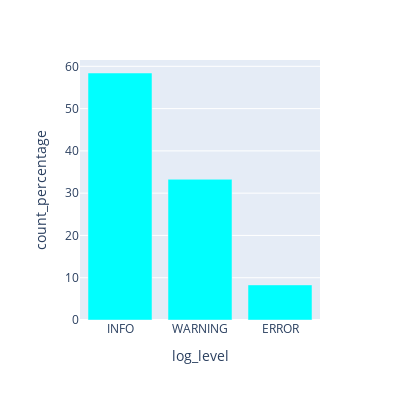

Notebook code for this chart:
### Code cell
count_percentage_plot_by_column('log_level','aqua')

### Figure 1 — Plotly figure (JSON) as saved in the notebook; plotly's stock layout.template omitted (floating-point values rounded to 4 significant figures)
{"data": [{"alignmentgroup": "True", "hovertemplate": "log_level=%{x}<br>count_percentage=%{y}<extra></extra>", "legendgroup": "", "marker": {"color": "aqua", "pattern": {"shape": ""}}, "name": "", "offsetgroup": "", "orientation": "v", "showlegend": false, "textposition": "auto", "type": "bar", "x": ["INFO", "WARNING", "ERROR"], "xaxis": "x", "y": [58.42, 33.28, 8.3], "yaxis": "y"}], "layout": {"autosize": false, "barmode": "relative", "height": 400, "legend": {"tracegroupgap": 0}, "margin": {"t": 60}, "width": 400, "xaxis": {"anchor": "y", "domain": [0, 1], "title": {"text": "log_level"}}, "yaxis": {"anchor": "x", "domain": [0, 1], "title": {"text": "count_percentage"}}}}
